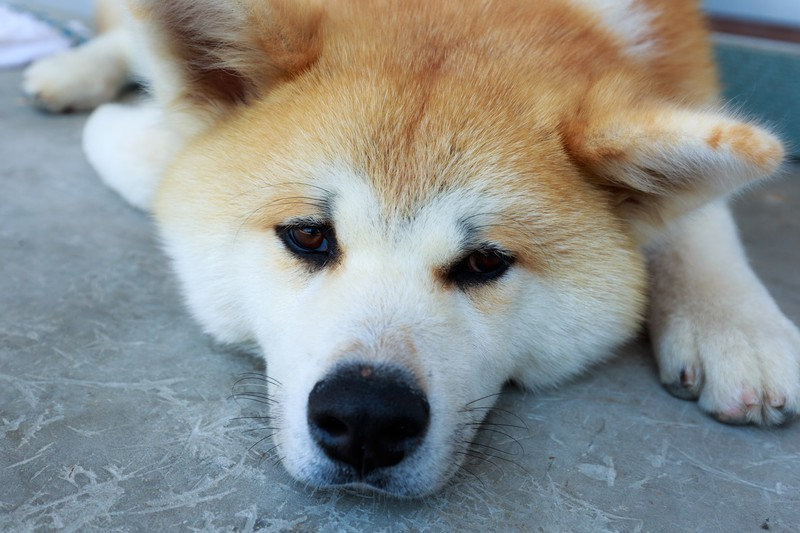
%> input picture AMEMAN17826009_TP_V4.jpg, 800 x 533 px
$ octave kadai3.m   (GNU Octave 9; MATLAB toolbox functions it lacks are replaced by stand-ins)
%> lines starting %> are read from the running program, lines starting %| are printed output that depends on the picture; in (x1, y1, x2, y2) boxes, pixels count from 0 and x2, y2 are one past the last pixel; in counts of white or black regions, pixels touching at a corner belong together; the program's own positions count from 1
% 課題３　閾値処理
% 閾値を4パターン設定し,閾値処理た画像を示せ．
% 下記はプログラムである．
clear; % 変数のオールクリア

ORG=imread('AMEMAN17826009_TP_V4.jpg'); % 画像の入力
%> ORG is the input picture: size 533x800x3 uint8; mean R, G, B 139, 143, 140.9
ORG= rgb2gray(ORG); %　カラー画像を白黒濃淡画像へ変換
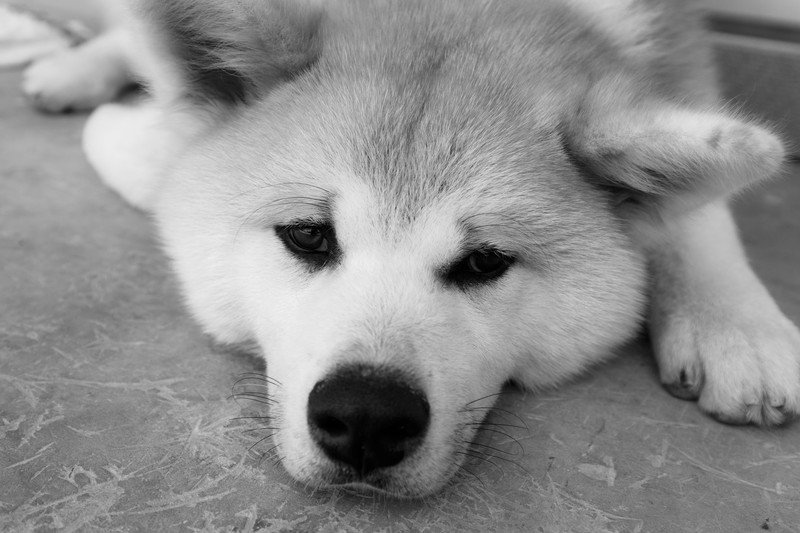
%> ORG: size 533x800 uint8; min 0, max 240, mean 141.6

imagesc(ORG); colormap(gray); colorbar; % 画像の表示
pause;

IMG = ORG > 64; % 輝度値64以上の画像を1, その他を0に変化
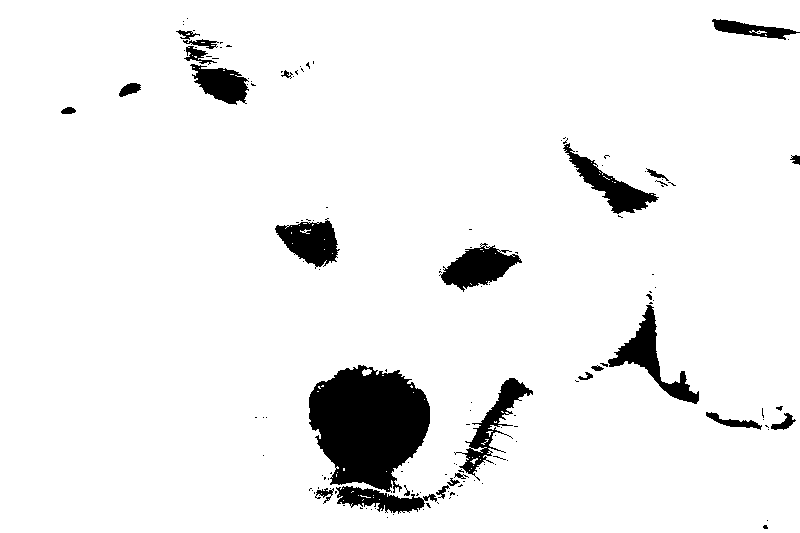
%> IMG: size 533x800 logical; 93.7% white; 146 black regions (118 under 20 px), largest, box (x1, y1, x2, y2) and area: (309, 365, 430, 493) 10876, (608, 305, 699, 404) 2212, (439, 243, 522, 292) 2079
imagesc(IMG); colormap(gray); colorbar;
pause;

IMG = ORG > 96;
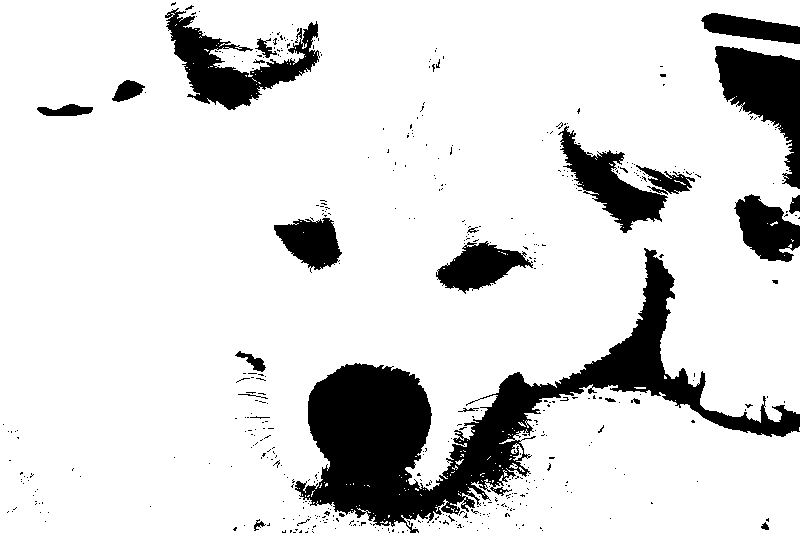
%> IMG: size 533x800 logical; 85.7% white; 487 black regions (464 under 20 px), largest, box (x1, y1, x2, y2) and area: (295, 248, 800, 533) 31948, (715, 46, 800, 189) 5850, (165, 8, 320, 110) 5784
imagesc(IMG); colormap(gray); colorbar;
pause;

IMG = ORG > 128;
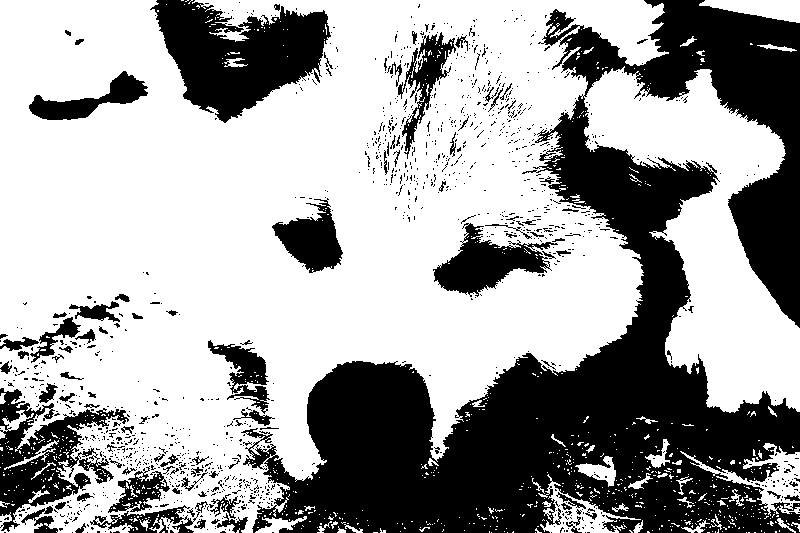
%> IMG: size 533x800 logical; 63.5% white; 1255 black regions (1154 under 20 px), largest, box (x1, y1, x2, y2) and area: (241, 0, 800, 533) 110761, (150, 0, 331, 123) 12696, (0, 388, 129, 532) 7075
imagesc(IMG); colormap(gray); colorbar;
pause;

IMG = ORG > 192;
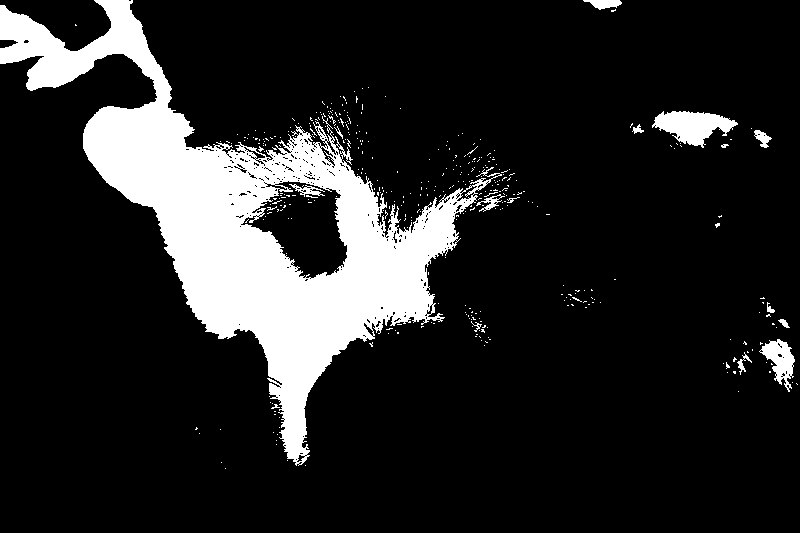
%> IMG: size 533x800 logical; 14.8% white; 396 white regions (381 under 20 px), largest, box (x1, y1, x2, y2) and area: (0, 0, 502, 466) 58421, (652, 111, 738, 148) 1766, (759, 339, 795, 392) 882
imagesc(IMG); colormap(gray); colorbar;
